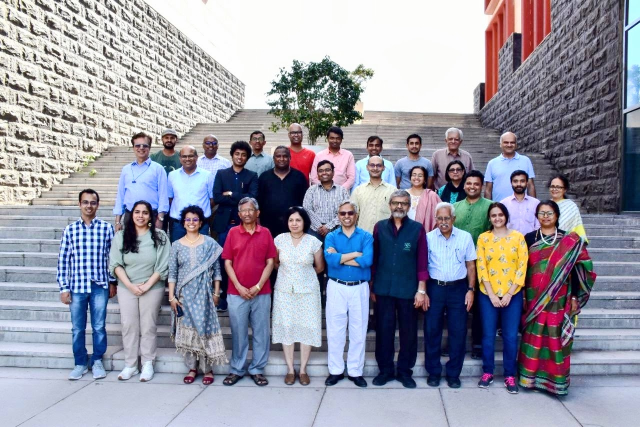
#> input picture Plaksha_Faculty.jpg, 1280 x 854 px, found by its file name (shown at 1/2 size)
$ jupyter execute lab_5_Devyansh_Choudhary.ipynb.ipynb   (shell and % lines are left out)
#> lines starting #> are read from the running program, lines starting #| are printed output that depends on the picture
[cell 1]
import os

[cell 2]
import wandb
wandb.login(key="aed0d4ac72f7777bc64ca25b9498c15104df6010")

[cell 3]
## import cv2
import cv2
## import numpy
import numpy as np
## import matplotlib pyplot
import matplotlib.pyplot as plt
## import KMeans cluster from sklearn
from sklearn.cluster import KMeans
## import distance from scipy.spatial
from scipy.spatial import distance

from matplotlib.offsetbox import OffsetImage, AnnotationBbox

from sklearn.metrics import accuracy_score, log_loss, silhouette_score

[cell 4]
## Reading the image plaksha_Faculty.jpg
img = cv2.imread('/kaggle/input/dataset/Plaksha_Faculty.jpg')
#> img is the input picture: shape (854, 1280, 3); mean B, G, R 162.4, 149, 149.2
rgb_pf = cv2.cvtColor(img, cv2.COLOR_BGR2RGB)
## Convert the image to grayscale
gray_img = cv2.cvtColor(rgb_pf, cv2.COLOR_RGB2GRAY)
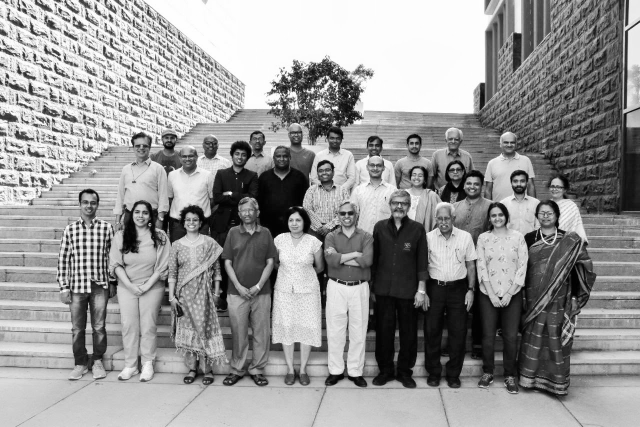
#> gray_img: shape (854, 1280) (shown at 1/2 size); min 0, max 255, mean 150.6

# Loading the required haar-cascade xml classifier file
face_cascade = cv2.CascadeClassifier(cv2.data.haarcascades + "haarcascade_frontalface_default.xml")

# Applying the face detection method on the grayscale image.
## Change the parameters for better detection of faces in your case.
faces_rect = face_cascade.detectMultiScale(gray_img, 1.05, 4, minSize=(25,25), maxSize=(50,50))
#> faces_rect = 30 rows, first 6: [322, 263, 33, 33], [654, 265, 31, 31], [500, 266, 30, 30], [892, 267, 31, 31], [409, 277, 28, 28], [812, 274, 34, 34]

# Define the text and font parameters
text = "Face" ## The text you want to write
font = cv2.FONT_HERSHEY_SIMPLEX ## Font type
font_scale = 0.5 ## Font scale factor
font_color = (0, 255, 0)  ## Text color in BGR format (here, it's red)
font_thickness = 2  ## Thickness of the text


# Iterating through rectangles of detected faces
for (x, y, w, h) in faces_rect:
    cv2.rectangle(rgb_pf, (x, y), (x+w, y+h), (0, 255, 0), 2)
    # Use cv2.putText to add the text to the image, Use text, font, font_scale, font_color, font_thickness here
    cv2.putText(rgb_pf, text, (x, y - 5), font, font_scale, font_color, font_thickness)
#> this loop made 30 passes
#> (x, y, w, h) on passes 1 to 12: (322, 263, 33, 33), (654, 265, 31, 31), (500, 266, 30, 30), (892, 267, 31, 31), (409, 277, 28, 28), (812, 274, 34, 34), (464, 296, 33, 33), (632, 328, 34, 34), (819, 337, 33, 33), (570, 426, 39, 39), (576, 253, 32, 32), (1003, 273, 32, 32)
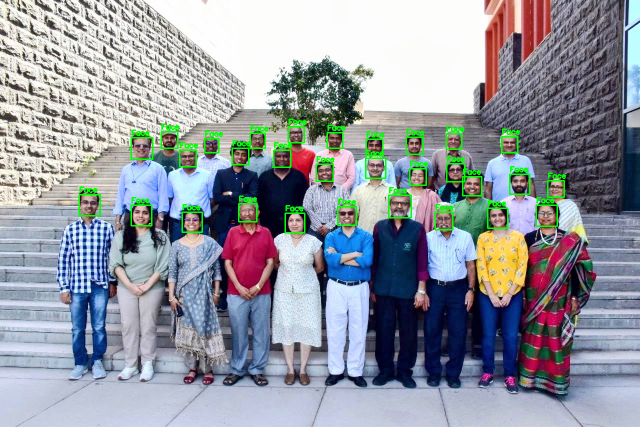
#> rgb_pf: shape (854, 1280, 3) (shown at 1/2 size); mean R, G, B 147, 151.7, 160.2

## Display the image and window title should be "Total number of face detected are #"
plt.imshow(rgb_pf)
plt.title(f"Total number of faces detected are {len(faces_rect)}")
plt.axis("off")
plt.savefig("detected_faces_img.png")
plt.show()

[cell 5]
from matplotlib.offsetbox import OffsetImage, AnnotationBbox
# Extract face region features (Hue and Saturation)
img_hsv = cv2.cvtColor(img, cv2.COLOR_BGR2HSV) ## call the img and convert it from BGR to HSV and store in img_hsv
#> img_hsv: shape (854, 1280, 3); mean H, S, V 87.2, 68.2, 171.7
hue_saturation = []
face_images = []  # To store detected face images

for (x, y, w, h) in faces_rect:
    face = img_hsv[y:y + h, x:x + w]
    hue = np.mean(face[:, :, 0])
    saturation = np.mean(face[:, :, 1])
    hue_saturation.append((hue, saturation))
    face_images.append(face)
#> this loop made 30 passes
#> (x, y, w, h, hue, saturation) on passes 1 to 12: (322, 263, 33, 33, 70.94, 84.14), (654, 265, 31, 31, 67.25, 105), (500, 266, 30, 30, 44.7, 83.87), (892, 267, 31, 31, 102, 68.51), (409, 277, 28, 28, 126.3, 81.17), (812, 274, 34, 34, 84.97, 86.06), (464, 296, 33, 33, 62.17, 117.1), (632, 328, 34, 34, 105.5, 87.36), (819, 337, 33, 33, 56.87, 91.38), (570, 426, 39, 39, 73.65, 104.7), (576, 253, 32, 32, 88.91, 61.17), (1003, 273, 32, 32, 66.38, 69.82)
#> after the loop, face_images = 30 items; hue_saturation = 30 pairs, first value 35.92 to 142.5, second value 52.26 to 117.4

hue_saturation = np.array(hue_saturation)
wandb.init(project="distance_classification_project", name="KMeans_Clustering")
silhouette_scores = {}
## Perform k-Means clustering on hue_saturation and store in kmeans
for k in range(2, 7):  # Try K values from 2 to 6
    kmeans = KMeans(n_clusters=k, random_state=42, n_init=30).fit(hue_saturation)
    silhouette = silhouette_score(hue_saturation, kmeans.labels_)
    silhouette_scores[k] = silhouette
#> this loop made 5 passes
#> silhouette on passes 1 to 5: 0.397, 0.422, 0.42, 0.38, 0.379
#> after the loop, silhouette_scores = {2: 0.397, 3: 0.422, 4: 0.42, 5: 0.38, 6: 0.379}
plt.figure(figsize=(8, 5))
plt.plot(list(silhouette_scores.keys()), list(silhouette_scores.values()), marker="o", linestyle="-")
plt.xlabel("Number of Clusters (K)")
plt.ylabel("Silhouette Score")
plt.title("Silhouette Score vs. Number of Clusters (K)")
plt.grid(True)
plt.savefig("silhouette_scores.png")
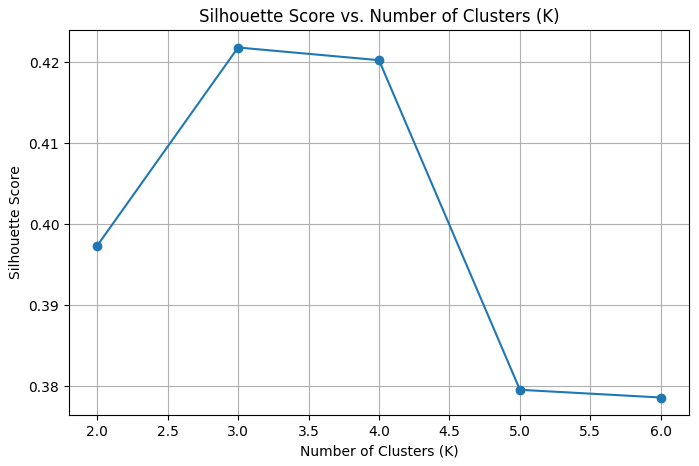
#> figure drawn by matplotlib, 1 panel
wandb.log({"Silhouette Score Plot": wandb.Image("silhouette_scores.png")})
plt.show()

# centroids = kmeans.cluster_centers_
# labels = kmeans.labels_

# Create a figure and axis
fig, ax = plt.subplots(figsize=(12, 6))

kmeans = KMeans(n_clusters = 2, random_state = 45, n_init = 30).fit(hue_saturation)
# Plot the clustered faces with custom markers
for i, (x,y,w,h ) in enumerate(faces_rect):
    im = OffsetImage(cv2.cvtColor(cv2.resize(face_images[i], (20, 20)), cv2.COLOR_HSV2RGB))
    ab = AnnotationBbox(im, (hue_saturation[i, 0], hue_saturation[i, 1]), frameon=False, pad=0)
    ax.add_artist(ab)
    plt.plot(hue_saturation[i, 0], hue_saturation[i, 1])

## Put x label
plt.xlabel("Hue")
## Put y label
plt.ylabel("Saturation")
## Put title
plt.title("Face clustering using K-Means")
## Put grid
plt.grid()
## show the plot
plt.savefig("face_clustering_plt.png")
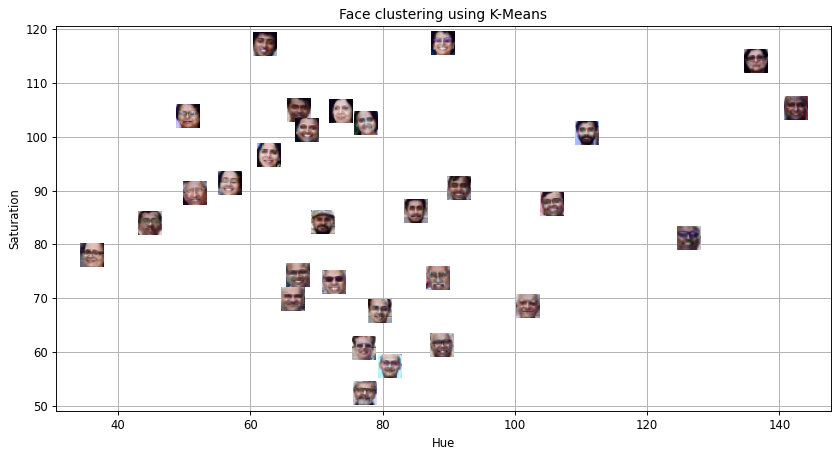
#> figure drawn by matplotlib, 1 panel
wandb.log({"Face clustering using K-means": wandb.Image("face_clustering_plt.png")})
plt.show()

[cell 6]
# Create an empty list to store legend labels
legend_labels = []

# Create lists to store points for each cluster
cluster_0_points = []
cluster_1_points = []

# Your code for scatter plot goes here
fig, ax = plt.subplots(figsize=(12, 6))
for i, (x, y, w, h) in enumerate(faces_rect):
    if kmeans.labels_[i] == 0:
        cluster_0_points.append((hue_saturation[i, 0], hue_saturation[i, 1]))
    else:
        cluster_1_points.append((hue_saturation[i, 0], hue_saturation[i, 1]))
#> after the loop, cluster_0_points = 22 items, first 6: (70.94, 84.14), (67.25, 105), (44.7, 83.87), (84.97, 86.06), (62.17, 117.1), (56.87, 91.38); cluster_1_points = [(102, 68.51), (126.3, 81.17), (105.5, 87.36), (91.53, 90.38), (142.5, 105.2), (136.4, 114.1), (89.01, 117.4), (110.8, 100.7)]


cluster_0_points = np.array(cluster_0_points)
#> cluster_0_points = 22 rows, first 8: [70.94, 84.14], [67.25, 105], [44.7, 83.87], [84.97, 86.06], [62.17, 117.1], [56.87, 91.38], [73.65, 104.7], [88.91, 61.17]
# Plot points for cluster 0 in green
plt.scatter(cluster_0_points[:, 0], cluster_0_points[:, 1], color = 'green', label = 'Cluster 0')


cluster_1_points = np.array(cluster_1_points)
#> cluster_1_points = [[102, 68.51], [126.3, 81.17], [105.5, 87.36], [91.53, 90.38], [142.5, 105.2], [136.4, 114.1], [89.01, 117.4], [110.8, 100.7]]
# Plot points for cluster 1 in blue
plt.scatter(cluster_1_points[:, 0], cluster_1_points[:, 1], color = 'blue', label = 'Cluster 1')

# Calculate and plot centroids
centroid_0 = kmeans.cluster_centers_[0]
#> centroid_0 = [68.43, 83.33]
centroid_1 = kmeans.cluster_centers_[1]
#> centroid_1 = [113, 95.6]

# Plot both the centroid for cluster 0 and cluster 1
plt.scatter(centroid_0[0], centroid_0[1], color = 'black', marker = 'x', s = 100, label = 'Centroid 0')
plt.scatter(centroid_1[0], centroid_1[1], color = 'red', marker = 'x', s = 100, label = 'Centroid 1')
## Put x label
plt.xlabel("Hue")
## Put y label
plt.ylabel("Saturation")
## Put title
plt.title("Clusters and centroids")
## Add a legend
plt.legend()
## Add grid
plt.grid()
## Show the plot
plt.savefig("clusters and centroids.png")
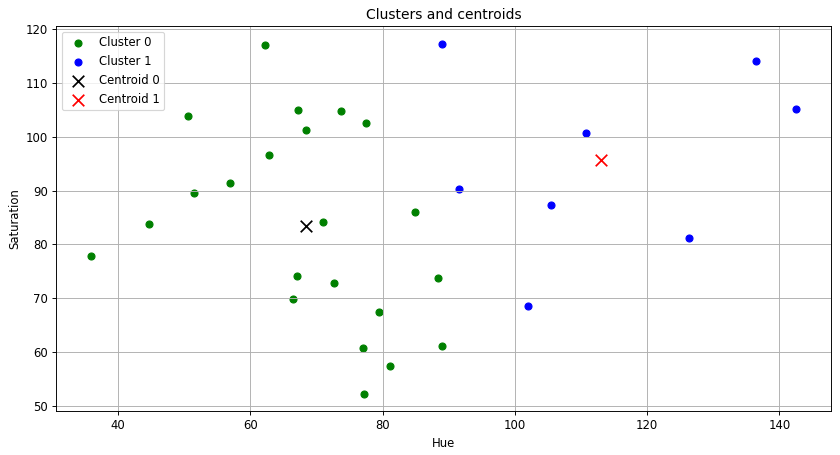
#> figure drawn by matplotlib, 1 panel
wandb.log({"Cluster Visualization": wandb.Image("clusters and centroids.png")})
plt.show()

[cell 7]
## Read the class of the template image 'Dr_Shashi_Tharoor.jpg' using cv2 and store it in template_img
template_img = cv2.imread('/kaggle/input/dataset/Dr_Shashi_Tharoor.jpg')
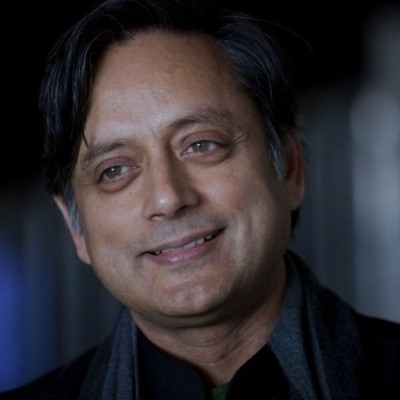
#> input picture Dr_Shashi_Tharoor.jpg, 400 x 400 px, found by its file name
#> template_img is the input picture: shape (400, 400, 3); mean B, G, R 49.8, 45.4, 49.1
# Detect face  in the template image after converting it to gray and store it in template_faces
rgb_temp = cv2.cvtColor(template_img, cv2.COLOR_BGR2RGB)
gray_temp = cv2.cvtColor(template_img, cv2.COLOR_BGR2GRAY)
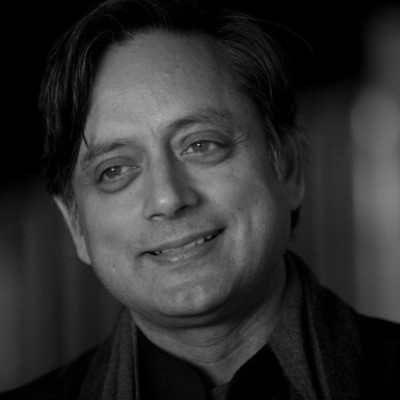
#> gray_temp: shape (400, 400); min 0, max 188, mean 47

template_faces = face_cascade.detectMultiScale(gray_temp, scaleFactor=1.1, minNeighbors=5, minSize=(30, 30))
#> template_faces = [[43, 60, 252, 252]]

# Draw rectangles around the detected faces
for (x, y, w, h) in template_faces:
    cv2.rectangle(rgb_temp, (x, y), (x + w, y + h), (0, 255, 0), 3)
#> this loop made 1 pass
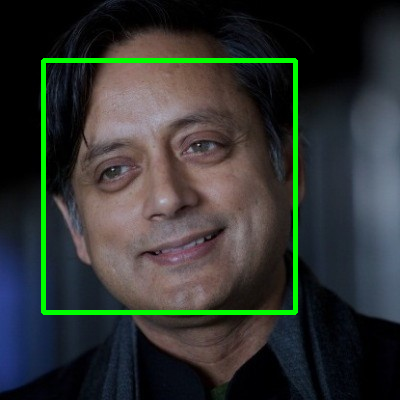
#> rgb_temp: shape (400, 400, 3); mean R, G, B 48, 52.4, 48.7
plt.figure(figsize = (8, 6))
plt.imshow(rgb_temp)
plt.title("Template image")
plt.axis("off")
plt.savefig("template image.png")
plt.show()

[cell 8]
# Convert the template image to HSV color space and store it in template_hsv
template_hsv = cv2.cvtColor(template_img, cv2.COLOR_BGR2HSV)
#> template_hsv: shape (400, 400, 3); mean H, S, V 66.8, 85.4, 57.9

# Extract hue and saturation features from the template image as we did it for detected faces.
template_hue = np.mean(template_hsv[:, :, 0])
#> template_hue = 66.78
template_saturation = np.mean(template_hsv[:, :, 1])
#> template_saturation = 85.39

# Predict the cluster label for the template image and store it in template_label
template_label = kmeans.predict([[template_hue, template_saturation]])[0]
#> template_label = 0

# Create a figure and axis for visualization
fig, ax = plt.subplots(figsize=(12, 6))

# Plot the clustered faces with custom markers (similar to previous code)
for i, (x, y, w, h) in enumerate(faces_rect):
    color = 'red' if kmeans.labels_[i] == 0 else 'blue'
    im = OffsetImage(cv2.cvtColor(cv2.resize(face_images[i], (20, 20)), cv2.COLOR_HSV2RGB))
    ab = AnnotationBbox(im, (hue_saturation[i, 0], hue_saturation[i, 1]), frameon=False, pad=0)
    ax.add_artist(ab)
    plt.plot(hue_saturation[i, 0], hue_saturation[i, 1], 'o', markersize=5, color=color)
#> this loop made 30 passes

# Plot the template image in the respective cluster
if template_label == 0:
    color = 'red'
else:
    color = 'blue'
im = OffsetImage(cv2.cvtColor(cv2.resize(template_img, (20, 20)), cv2.COLOR_BGR2RGB))
ab = AnnotationBbox(im, (template_hue, template_saturation), frameon=False, pad=0)
ax.add_artist(ab)

## Put x label
plt.xlabel("Hue")
## Put y label
plt.ylabel("Saturation")
## Put title
plt.title("Assignment of Template image to cluster")
## Add grid
plt.grid()
## show plot
plt.savefig("Assignment of Template image to cluster.png")
wandb.log({"Face clustering using K-means with template image": wandb.Image("Assignment of Template image to cluster.png")})
plt.show()

[cell 9]
# Create an empty list to store legend labels
legend_labels = []

# Create lists to store points for each cluster
cluster_0_points = []
cluster_1_points = []

# Your code for scatter plot goes here
fig, ax = plt.subplots(figsize=(12, 6))
for i, (x, y, w, h) in enumerate(faces_rect):
    if kmeans.labels_[i] == 0:
        cluster_0_points.append((hue_saturation[i, 0], hue_saturation[i, 1]))
    else:
        cluster_1_points.append((hue_saturation[i, 0], hue_saturation[i, 1]))
#> after the loop, cluster_0_points = 22 items, first 6: (70.94, 84.14), (67.25, 105), (44.7, 83.87), (84.97, 86.06), (62.17, 117.1), (56.87, 91.38); cluster_1_points = [(102, 68.51), (126.3, 81.17), (105.5, 87.36), (91.53, 90.38), (142.5, 105.2), (136.4, 114.1), (89.01, 117.4), (110.8, 100.7)]


# Plot points for cluster 0 in green
cluster_0_points = np.array(cluster_0_points)
#> cluster_0_points = 22 rows, first 8: [70.94, 84.14], [67.25, 105], [44.7, 83.87], [84.97, 86.06], [62.17, 117.1], [56.87, 91.38], [73.65, 104.7], [88.91, 61.17]
plt.scatter(cluster_0_points[:, 0], cluster_0_points[:, 1], color = 'green', label = 'Cluster 0')

# Plot points for cluster 1 in blue
cluster_1_points = np.array(cluster_1_points)
#> cluster_1_points = [[102, 68.51], [126.3, 81.17], [105.5, 87.36], [91.53, 90.38], [142.5, 105.2], [136.4, 114.1], [89.01, 117.4], [110.8, 100.7]]
plt.scatter(cluster_1_points[:, 0], cluster_1_points[:, 1], color = 'blue', label = 'Cluster 1')

# Calculate and plot centroids
centroid_0 = kmeans.cluster_centers_[0]
centroid_1 = kmeans.cluster_centers_[1]


plt.scatter(centroid_0[0], centroid_0[1], color = 'black', marker = 'x', s = 100, label = 'Centroid 0') ## plot for centroid 0
plt.scatter(centroid_1[0], centroid_1[1], color = 'red', marker = 'x', s = 100, label = 'Centroid 1')  ## plot for centroid 1
plt.plot(template_hue, template_saturation, marker='o', c= 'violet',markersize= 10, label=' Class ?' )
## Put x label
plt.xlabel("Hue")
## Put y label
plt.ylabel("Saturation")
## Put title
plt.title("Clusters and centroids with template image")
## Add a legend
plt.legend()
## Add grid
plt.grid()
## Show the plot
plt.savefig("clusters and centroids wtih template image.png")
wandb.log({"Cluster visualization": wandb.Image("clusters and centroids wtih template image.png")})
plt.show()
